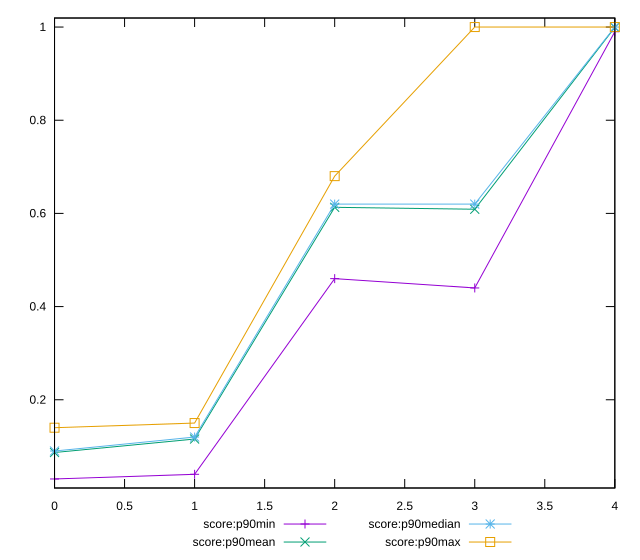

Write the gnuplot code that produced this figure.
reset

$scoreP90Min <<EOF
0 0.03
1 0.04
2 0.46
3 0.44
4 0.99
EOF

$scoreP90Mean <<EOF
0 0.08680851063829789
1 0.11574468085106383
2 0.6130851063829789
3 0.6089361702127658
4 0.9992553191489361
EOF

$scoreP90Median <<EOF
0 0.09
1 0.12
2 0.62
3 0.62
4 1
EOF

$scoreP90Max <<EOF
0 0.14
1 0.15
2 0.68
3 1
4 1
EOF

set key outside below
set xrange [0:4]
set yrange [0.010599999999999998:1.0194]
set trange [0.010599999999999998:1.0194]
set terminal svg size 640, 560 enhanced background rgb 'white'
set output "report_00020_2021-02-19T21:17:38.612Z2/max-potential-fid/progression/score.svg"

plot $scoreP90Min title "score:p90min" with linespoints, \
     $scoreP90Mean title "score:p90mean" with linespoints, \
     $scoreP90Median title "score:p90median" with linespoints, \
     $scoreP90Max title "score:p90max" with linespoints

reset
